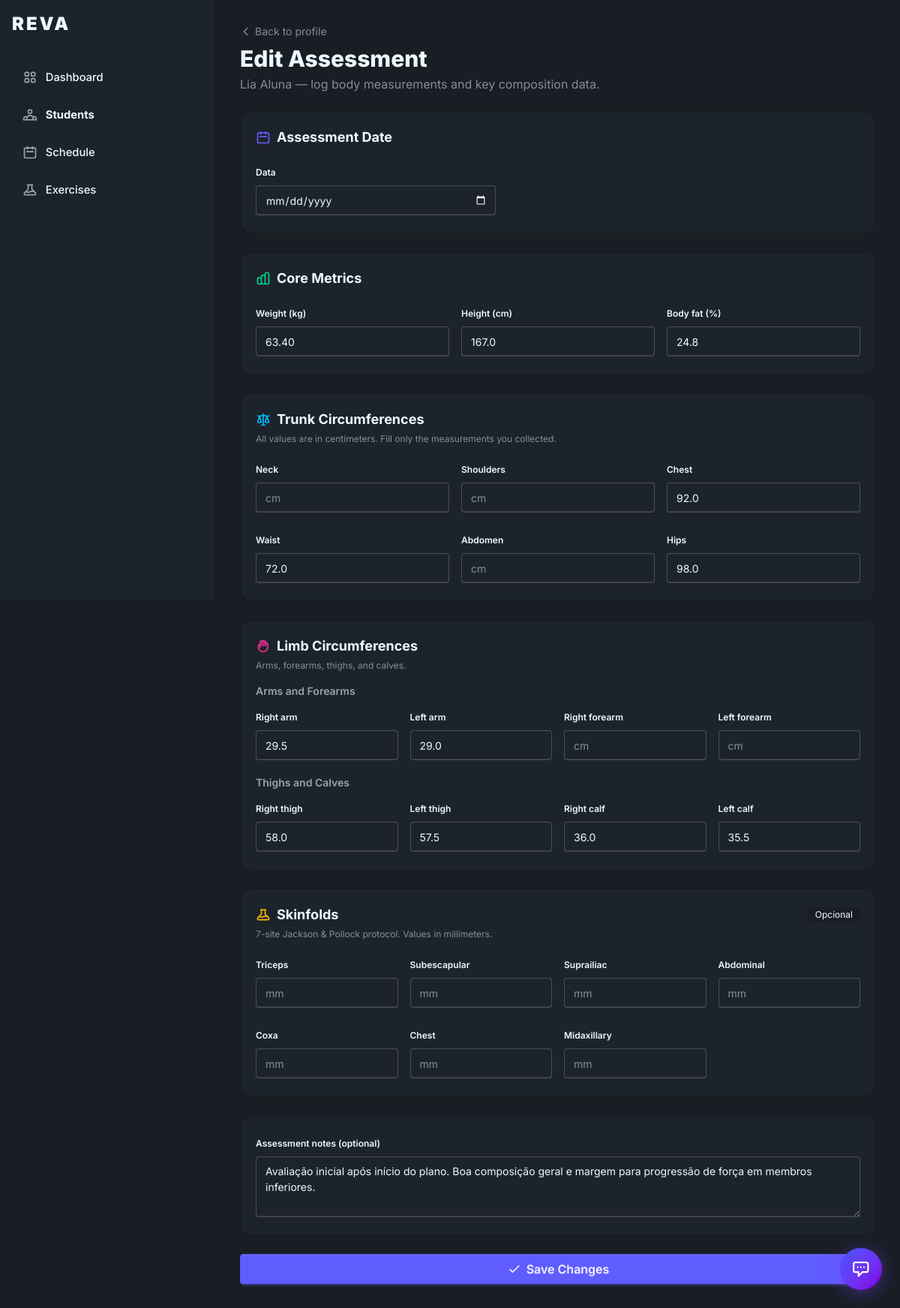
The page /students/7/assessments/4/edit/ (signed in) on the database its author committed.
### athletes/models.py (models this page shows, shortened)
class Athlete(models.Model):
	user = models.OneToOneField(settings.AUTH_USER_MODEL, on_delete=models.CASCADE, related_name="athlete_profile")
	trainer = models.ForeignKey(
		settings.AUTH_USER_MODEL,
		on_delete=models.SET_NULL,
		related_name="athletes",
		null=True,
		blank=True,
	)
	relationship_status = models.CharField(
		max_length=20,
		choices=StudentRelationshipStatus.choices,
		default=StudentRelationshipStatus.INDEPENDENT,
	)
	notes = models.TextField(blank=True)
	allow_student_load_updates = models.BooleanField(
		default=False,
		verbose_name="Permitir atualizacao de carga pelo aluno",
		help_text="Quando ativo, o aluno pode registrar a propria evolucao de carga nos treinos.",
	)
	relationship_started_at = models.DateTimeField(null=True, blank=True)
	relationship_ended_at = models.DateTimeField(null=True, blank=True)
	created_at = models.DateTimeField(auto_now_add=True)

class PhysicalAssessment(models.Model):
	athlete = models.ForeignKey(Athlete, on_delete=models.CASCADE, related_name="physical_assessments")
	assessed_at = models.DateField("Data da avaliação", default=timezone.now)
	weight_kg = models.DecimalField(
		"Peso (kg)", max_digits=5, decimal_places=2,
		null=True, blank=True,
		validators=[MinValueValidator(Decimal("10")), MaxValueValidator(Decimal("400"))],
	)
	height_cm = models.DecimalField(
		"Altura (cm)", max_digits=5, decimal_places=1,
		null=True, blank=True,
		validators=[MinValueValidator(Decimal("50")), MaxValueValidator(Decimal("300"))],
	)
	body_fat_percentage = models.DecimalField(
		"Gordura corporal (%)", max_digits=4, decimal_places=1,
		null=True, blank=True,
		validators=[MinValueValidator(Decimal("1")), MaxValueValidator(Decimal("70"))],
	)
	neck_cm = models.DecimalField("Pescoço (cm)", max_digits=5, decimal_places=1, null=True, blank=True)
	shoulders_cm = models.DecimalField("Ombros (cm)", max_digits=5, decimal_places=1, null=True, blank=True)
	chest_cm = models.DecimalField("Tórax / Peito (cm)", max_digits=5, decimal_places=1, null=True, blank=True)
	waist_cm = models.DecimalField("Cintura (cm)", max_digits=5, decimal_places=1, null=True, blank=True)
	abdomen_cm = models.DecimalField("Abdômen (cm)", max_digits=5, decimal_places=1, null=True, blank=True)
	hips_cm = models.DecimalField("Quadril (cm)", max_digits=5, decimal_places=1, null=True, blank=True)
	right_arm_cm = models.DecimalField("Braço direito (cm)", max_digits=5, decimal_places=1, null=True, blank=True)
	left_arm_cm = models.DecimalField("Braço esquerdo (cm)", max_digits=5, decimal_places=1, null=True, blank=True)
	right_forearm_cm = models.DecimalField("Antebraço direito (cm)", max_digits=5, decimal_places=1, null=True, blank=True)
	left_forearm_cm = models.DecimalField("Antebraço esquerdo (cm)", max_digits=5, decimal_places=1, null=True, blank=True)
	right_thigh_cm = models.DecimalField("Coxa direita (cm)", max_digits=5, decimal_places=1, null=True, blank=True)
	left_thigh_cm = models.DecimalField("Coxa esquerda (cm)", max_digits=5, decimal_places=1, null=True, blank=True)
	right_calf_cm = models.DecimalField("Panturrilha direita (cm)", max_digits=5, decimal_places=1, null=True, blank=True)
	left_calf_cm = models.DecimalField("Panturrilha esquerda (cm)", max_digits=5, decimal_places=1, null=True, blank=True)
	triceps_skinfold_mm = models.DecimalField("Dobra tricipital (mm)", max_digits=4, decimal_places=1, null=True, blank=True)
	subscapular_skinfold_mm = models.DecimalField("Dobra subescapular (mm)", max_digits=4, decimal_places=1, null=True, blank=True)
	suprailiac_skinfold_mm = models.DecimalField("Dobra suprailíaca (mm)", max_digits=4, decimal_places=1, null=True, blank=True)
	abdominal_skinfold_mm = models.DecimalField("Dobra abdominal (mm)", max_digits=4, decimal_places=1, null=True, blank=True)
	thigh_skinfold_mm = models.DecimalField("Dobra da coxa (mm)", max_digits=4, decimal_places=1, null=True, blank=True)
	chest_skinfold_mm = models.DecimalField("Dobra peitoral (mm)", max_digits=4, decimal_places=1, null=True, blank=True)
	midaxillary_skinfold_mm = models.DecimalField("Dobra axilar média (mm)", max_digits=4, decimal_places=1, null=True, blank=True)
	notes = models.TextField("Observações da avaliação", blank=True)
	created_at = models.DateTimeField(auto_now_add=True)
	class Meta:
		verbose_name = "Avaliação Física"
		verbose_name_plural = "Avaliações Físicas"
		ordering = ["-assessed_at"]

### accounts/models.py (models this page shows, shortened)
class User(AbstractUser):
	role = models.CharField(max_length=20, choices=UserRole.choices, default=UserRole.STUDENT)
	@property
	def is_trainer(self):
		return self.role == UserRole.TRAINER

### athletes/views.py (the view, shortened to what this page needs)
# urls.py: path("<int:pk>/assessments/<int:assessment_pk>/edit/", PhysicalAssessmentUpdateView.as_view(), name="student-assessment-edit"),
class PhysicalAssessmentUpdateView(LoginRequiredMixin, TrainerRequiredMixin, View):
    template_name = "athletes/assessment_form.html"
    def _get_objects(self, request, pk, assessment_pk):
        student = get_object_or_404(
            Athlete,
            pk=pk,
            trainer=request.user,
            relationship_status=StudentRelationshipStatus.ACTIVE,
        )
        assessment = get_object_or_404(PhysicalAssessment, pk=assessment_pk, athlete=student)
        return student, assessment
    def get(self, request, pk, assessment_pk):
        student, assessment = self._get_objects(request, pk, assessment_pk)
        form = PhysicalAssessmentForm(instance=assessment)
        return render(request, self.template_name, {"form": form, "student": student, "editing": True})

### core/mixins.py (called while the page is built)
    def test_func(self):
        return self.request.user.is_authenticated and self.request.user.is_trainer

### templates/athletes/assessment_form.html (shortened to what this page needs)
{% extends 'base.html' %}
{% block screen_id %}student-assessment{% endblock %}
{% block nav_students %}active{% endblock %}
{% block content %}
<div class="mb-6">
  <a href="{% url 'student-profile' student.pk %}?tab=assessments" class="text-sm opacity-50 hover:opacity-80 transition inline-flex items-center gap-1 mb-2">
    <svg class="w-4 h-4" fill="none" viewBox="0 0 24 24" stroke="currentColor"><path stroke-linecap="round" stroke-linejoin="round" stroke-width="2" d="M15 19l-7-7 7-7"/></svg>
    Back to profile
  </a>
  <h1 class="text-2xl sm:text-3xl font-extrabold">{% if editing %}Edit Assessment{% else %}New Assessment{% endif %}</h1>
  <p class="opacity-50 mt-1 text-sm sm:text-base">{{ student.user.get_full_name }} — log body measurements and key composition data.</p>
</div>
<div class="max-w-4xl">
  <form method="post" class="space-y-6">
    <div class="bg-base-100 rounded-2xl border border-base-300 p-5">
      <h2 class="font-bold text-lg mb-4 flex items-center gap-2">
        <svg class="w-5 h-5 text-primary" fill="none" viewBox="0 0 24 24" stroke="currentColor"><path stroke-linecap="round" stroke-linejoin="round" stroke-width="2" d="M8 7V3m8 4V3m-9 8h10M5 21h14a2 2 0 002-2V7a2 2 0 00-2-2H5a2 2 0 00-2 2v12a2 2 0 002 2z"/></svg>
        Assessment Date
      </h2>
      <fieldset class="fieldset max-w-xs">
        <legend class="fieldset-legend">Data</legend>
        {{ form.assessed_at }}
      </fieldset>
    </div>
    <div class="bg-base-100 rounded-2xl border border-base-300 p-5">
      <h2 class="font-bold text-lg mb-4 flex items-center gap-2">
        Core Metrics
      </h2>
      <div class="grid grid-cols-1 sm:grid-cols-3 gap-4">
        <fieldset class="fieldset">
          <legend class="fieldset-legend">Weight (kg)</legend>
          {{ form.weight_kg }}
        </fieldset>
        <fieldset class="fieldset">
          <legend class="fieldset-legend">Height (cm)</legend>
          {{ form.height_cm }}
        </fieldset>
        <fieldset class="fieldset">
          <legend class="fieldset-legend">Body fat (%)</legend>
          {{ form.body_fat_percentage }}
        </fieldset>
      </div>
    </div>
    <div class="bg-base-100 rounded-2xl border border-base-300 p-5">
      <h2 class="font-bold text-lg mb-1 flex items-center gap-2">
        <svg class="w-5 h-5 text-info" fill="none" viewBox="0 0 24 24" stroke="currentColor"><path stroke-linecap="round" stroke-linejoin="round" stroke-width="2" d="M3 6l3 1m0 0l-3 9a5.002 5.002 0 006.001 0M6 7l3 9M6 7l6-2m6 2l3-1m-3 1l-3 9a5.002 5.002 0 006.001 0M18 7l3 9m-3-9l-6-2m0-2v2m0 16V5m0 16H9m3 0h3"/></svg>
        Trunk Circumferences
      </h2>
      <p class="text-xs opacity-50 mb-4">All values are in centimeters. Fill only the measurements you collected.</p>
      <div class="grid grid-cols-2 sm:grid-cols-3 gap-4">
        <fieldset class="fieldset">
          <legend class="fieldset-legend">Neck</legend>
          {{ form.neck_cm }}
        </fieldset>
        <fieldset class="fieldset">
          <legend class="fieldset-legend">Shoulders</legend>
          {{ form.shoulders_cm }}
        </fieldset>
        <fieldset class="fieldset">
          <legend class="fieldset-legend">Chest</legend>
          {{ form.chest_cm }}
        </fieldset>
        <fieldset class="fieldset">
          <legend class="fieldset-legend">Waist</legend>
          {{ form.waist_cm }}
        </fieldset>
        <fieldset class="fieldset">
          <legend class="fieldset-legend">Abdomen</legend>
          {{ form.abdomen_cm }}
        </fieldset>
        <fieldset class="fieldset">
          <legend class="fieldset-legend">Hips</legend>
          {{ form.hips_cm }}
        </fieldset>
      </div>
    </div>
    <div class="bg-base-100 rounded-2xl border border-base-300 p-5">
      <h2 class="font-bold text-lg mb-1 flex items-center gap-2">
        Limb Circumferences
      </h2>
      <p class="text-xs opacity-50 mb-4">Arms, forearms, thighs, and calves.</p>
      <h3 class="font-semibold text-sm opacity-60 mb-2">Arms and Forearms</h3>
      <div class="grid grid-cols-2 sm:grid-cols-4 gap-4 mb-4">
        <fieldset class="fieldset">
          <legend class="fieldset-legend">Right arm</legend>
          {{ form.right_arm_cm }}
        </fieldset>
        <fieldset class="fieldset">
          <legend class="fieldset-legend">Left arm</legend>
          {{ form.left_arm_cm }}
        </fieldset>
        <fieldset class="fieldset">
          <legend class="fieldset-legend">Right forearm</legend>
          {{ form.right_forearm_cm }}
        </fieldset>
        <fieldset class="fieldset">
          <legend class="fieldset-legend">Left forearm</legend>
          {{ form.left_forearm_cm }}
        </fieldset>
      </div>
      <h3 class="font-semibold text-sm opacity-60 mb-2">Thighs and Calves</h3>
      <div class="grid grid-cols-2 sm:grid-cols-4 gap-4">
        <fieldset class="fieldset">
          <legend class="fieldset-legend">Right thigh</legend>
          {{ form.right_thigh_cm }}
        </fieldset>
        <fieldset class="fieldset">
          <legend class="fieldset-legend">Left thigh</legend>
          {{ form.left_thigh_cm }}
        </fieldset>
        <fieldset class="fieldset">
          <legend class="fieldset-legend">Right calf</legend>
          {{ form.right_calf_cm }}
        </fieldset>
        <fieldset class="fieldset">
          <legend class="fieldset-legend">Left calf</legend>
          {{ form.left_calf_cm }}
        </fieldset>
      </div>
    </div>
    <div class="bg-base-100 rounded-2xl border border-base-300 p-5">
      <div class="flex items-center justify-between mb-1">
        <h2 class="font-bold text-lg flex items-center gap-2">
          Skinfolds
        </h2>
        <span class="badge badge-ghost badge-sm">Opcional</span>
      </div>
      <p class="text-xs opacity-50 mb-4">7-site Jackson & Pollock protocol. Values in millimeters.</p>
      <div class="grid grid-cols-2 sm:grid-cols-4 gap-4">
        <fieldset class="fieldset">
          <legend class="fieldset-legend">Triceps</legend>
          {{ form.triceps_skinfold_mm }}
        </fieldset>
        <fieldset class="fieldset">
          <legend class="fieldset-legend">Subescapular</legend>
          {{ form.subscapular_skinfold_mm }}
        </fieldset>
        <fieldset class="fieldset">
          <legend class="fieldset-legend">Suprailiac</legend>
          {{ form.suprailiac_skinfold_mm }}
        </fieldset>
        <fieldset class="fieldset">
          <legend class="fieldset-legend">Abdominal</legend>
          {{ form.abdominal_skinfold_mm }}
        </fieldset>
        <fieldset class="fieldset">
          <legend class="fieldset-legend">Coxa</legend>
          {{ form.thigh_skinfold_mm }}
        </fieldset>
        <fieldset class="fieldset">
          <legend class="fieldset-legend">Chest</legend>
          {{ form.chest_skinfold_mm }}
        </fieldset>
        <fieldset class="fieldset">
          <legend class="fieldset-legend">Midaxillary</legend>
          {{ form.midaxillary_skinfold_mm }}
        </fieldset>
      </div>
    </div>
    <div class="bg-base-100 rounded-2xl border border-base-300 p-5">
      <fieldset class="fieldset">
        <legend class="fieldset-legend">Assessment notes (optional)</legend>
        {{ form.notes }}
      </fieldset>
    </div>
    <button class="btn btn-primary btn-block text-base" type="submit">
      <svg class="w-5 h-5" fill="none" viewBox="0 0 24 24" stroke="currentColor"><path stroke-linecap="round" stroke-linejoin="round" stroke-width="2" d="M5 13l4 4L19 7"/></svg>
      {% if editing %}Save Changes{% else %}Record Assessment{% endif %}
    </button>
  </form>
</div>
{% endblock %}

### templates/base.html (style rules this page uses)
body { font-family: 'Inter', system-ui, sans-serif; -webkit-tap-highlight-color: transparent; }

### rows shown on the page
Athlete: user.get_full_name "Lia Aluna"
PhysicalAssessment: weight_kg "63.40", height_cm "167.0", body_fat_percentage "24.8", chest_cm "92.0", waist_cm "72.0", hips_cm "98.0", right_arm_cm "29.5", left_arm_cm "29.0", right_thigh_cm "58.0", left_thigh_cm "57.5", right_calf_cm "36.0", left_calf_cm "35.5", notes "Avaliação inicial após início do plano. Boa composição geral e margem para progressão de força em membros inferiores."
